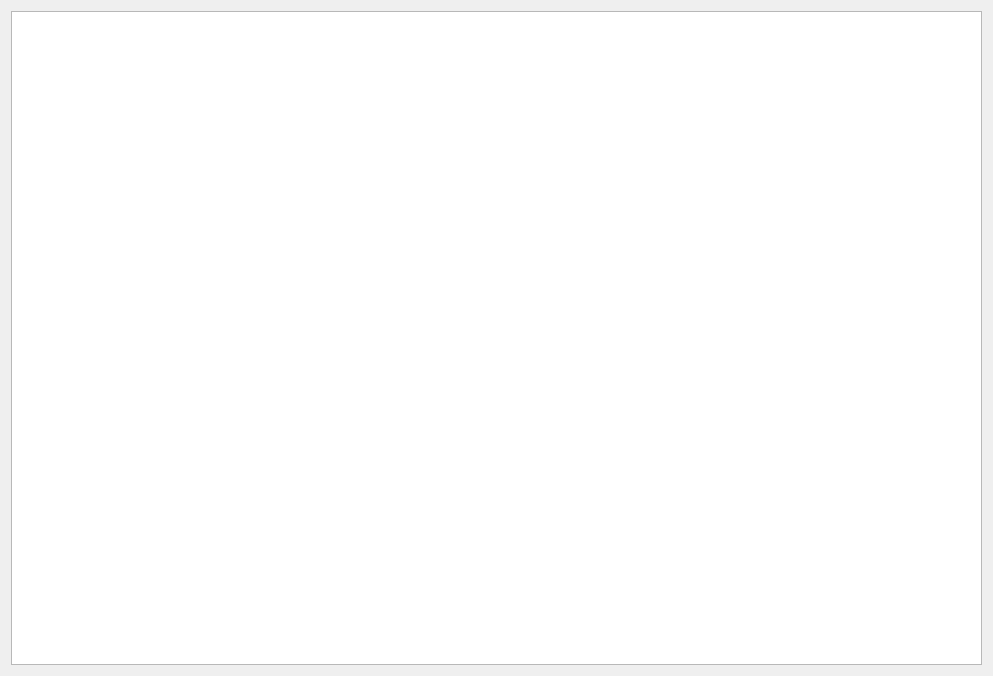
<?xml version="1.0" encoding="UTF-8"?>
<ui version="4.0">
 <class>MainWindow</class>
 <widget class="QMainWindow" name="MainWindow">
  <property name="geometry">
   <rect>
    <x>0</x>
    <y>0</y>
    <width>993</width>
    <height>676</height>
   </rect>
  </property>
  <property name="windowTitle">
   <string>FIeldViewer</string>
  </property>
  <widget class="QWidget" name="centralWidget">
   <layout class="QVBoxLayout" name="verticalLayout">
    <item>
     <widget class="QTableWidget" name="tableWidget">
      <property name="editTriggers">
       <set>QAbstractItemView::NoEditTriggers</set>
      </property>
      <property name="showDropIndicator" stdset="0">
       <bool>false</bool>
      </property>
      <property name="selectionMode">
       <enum>QAbstractItemView::NoSelection</enum>
      </property>
     </widget>
    </item>
   </layout>
  </widget>
 </widget>
 <layoutdefault spacing="6" margin="11"/>
 <resources/>
 <connections/>
</ui>
